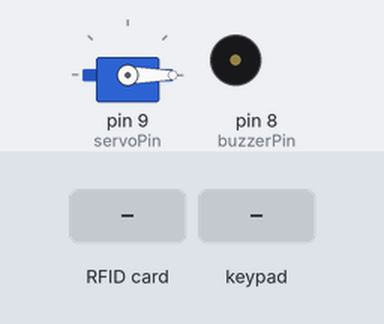
A sketch run on a simulated Arduino Mega 2560, built with avr-gcc and run on an emulated ATmega2560. Shown: servo, buzzer (waves = sounding, pin HIGH). Inputs (shaded band) come from the test bench. Pins used as bus, display or sensor lines are not drawn.

Above: at 1.2 s.
1.3 s: RFID card D9 75 FB C1 held to the reader
At 1.4 s:
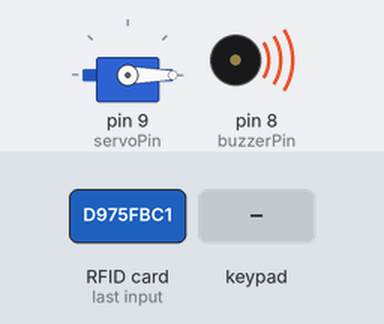
3.0 s: keypad keys 8 6 8 pressed 0.4 s apart
At 4.3 s:
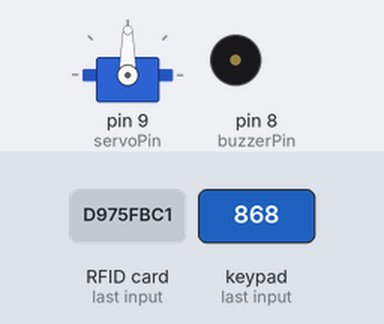
7.2 s: RFID card 5E 7A 19 C4 held to the reader
At 8.1 s:
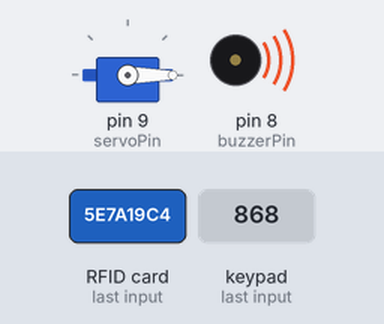
Timing chart, 0 to 11.7 s (numbered marks = the images above; inputs shaded):
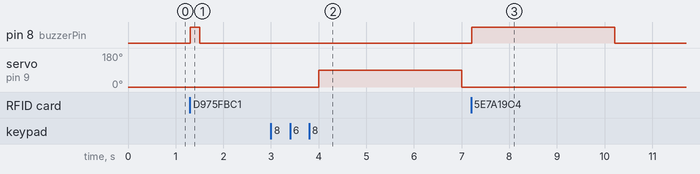

Measured:
- after the input at 1.3 s, pin 8 (buzzerPin): LOW → HIGH at once, → LOW 0.20 s later
- after the input at 3.0 s, servo on pin 9 (servoPin): 0° → 90° after 1.0 s, → 0° 3.0 s later
- after the input at 7.2 s, pin 8 (buzzerPin): LOW → HIGH at once, → LOW 3.0 s later

The sketch:

clgcode.ino
```cpp
#include <MFRC522.h> // RFID header file
#include <Keypad.h> // Keypad header file
#include <Servo.h> // Servo motor header file
#include <SPI.h> // Serial peripheral interface header file
#define SS_PIN 53
#define RST_PIN 5

Servo sg90;
# define servoPin 9
# define buzzerPin 8
MFRC522 mfrc522(SS_PIN, RST_PIN);
char initial_password[3] = {'8', '6', '8'};  // Variable to store initial password
String tagUID = "D9 75 FB C1"; // String to store UID of tag. Change it with your tag's UID
char password [3]; // Variable to store users’ password
boolean RFIDMode = true; // boolean to change modes
char key_pressed = 0; // Variable to store incoming keys
uint8_t i = 0;

const byte rows = 4;
const byte columns = 3;

char hexaKeys[rows][columns] =
{
  {'1', '2', '3'},
  {'4', '5', '6'},
  {'7', '8', '9'},
  {'*', '0', '#'}
};
bool door = true;


byte row_pins[rows] = {1, 2, 3, 4}; //connect to the row pinouts of the keypad
byte column_pins[columns] = {12, 6, 7}; // connect to the column of the keypad

Keypad keypad_key = Keypad(makeKeymap(hexaKeys), row_pins, column_pins, rows, columns);
void setup () {
  // Arduino Pin configuration
 pinMode(buzzerPin, OUTPUT);
  sg90.attach(servoPin); //Declare pin 10 for servo
  sg90.write(0); // Set initial position at 90 degrees
  SPI.begin(); // Init SPI bus
  mfrc522.PCD_Init (); // Init MFRC522


}

void loop () {
  // System will first look for mode
  if (RFIDMode == true) {

    if (! mfrc522.PICC_IsNewCardPresent ()) {
      return;
    }
    // Select one of the cards
    if (! mfrc522.PICC_ReadCardSerial ()) {
      return;
    }

    String tag = "";
    for (byte j = 0; j < mfrc522.uid.size; j++)
    {
      tag.concat(String(mfrc522.uid.uidByte[j] < 0x10 ? " 0" : " "));
      tag.concat(String(mfrc522.uid.uidByte[j], HEX));
      Serial.println(tag);

 }
    tag.toUpperCase();
    //Checking the card
    if (tag.substring(1) == tagUID)
    {
      // If UID of tag is matched.

      digitalWrite(buzzerPin, HIGH);
      delay (200);
      digitalWrite(buzzerPin, LOW);


      RFIDMode = false; // Make RFID mode false
    }

    else
    {
      // If UID of tag is not matched.

      digitalWrite(buzzerPin, HIGH);

      delay (3000);
    digitalWrite(buzzerPin, LOW);

    }
  }

   if (RFIDMode == false) {
    key_pressed = keypad_key.getKey(); // Storing keys
    if (key_pressed)
    {
      password[i++] = key_pressed; // Storing in password variable

    }
    if (i == 3) // If 3 keys are completed
    {
      delay (200);
      if (! (strncmp(password, initial_password, 3))) // If password is matched
      {
        //digitalWrite(buzzerPin, LOW);
        sg90.write(90); // Door Opened

        delay (3000);

        sg90.write(0); // Door Closed

        i = 0;
        RFIDMode = true; // Make RFID mode true
      }

      else    // If password is not matched
      {

       digitalWrite(buzzerPin, HIGH);

        delay (3000);
        digitalWrite(buzzerPin, LOW);
        i = 0;
        RFIDMode = true; // Make RFID mode true
      }
    }
  }
}
```
